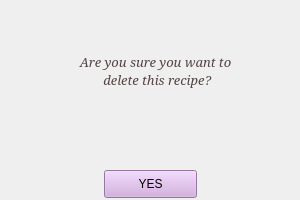
<?xml version="1.0" encoding="UTF-8"?>
<ui version="4.0">
 <class>DeleteDialog</class>
 <widget class="QWidget" name="DeleteDialog">
  <property name="geometry">
   <rect>
    <x>0</x>
    <y>0</y>
    <width>300</width>
    <height>200</height>
   </rect>
  </property>
  <property name="windowTitle">
   <string>DeleteDialog</string>
  </property>
  <widget class="QPushButton" name="yesdelete">
   <property name="geometry">
    <rect>
     <x>104</x>
     <y>170</y>
     <width>93</width>
     <height>28</height>
    </rect>
   </property>
   <property name="styleSheet">
    <string notr="true">QPushButton {
	background-color: #CFA7DE;
}</string>
   </property>
   <property name="text">
    <string>YES</string>
   </property>
  </widget>
  <widget class="QLabel" name="label">
   <property name="geometry">
    <rect>
     <x>40</x>
     <y>20</y>
     <width>231</width>
     <height>101</height>
    </rect>
   </property>
   <property name="sizePolicy">
    <sizepolicy hsizetype="Preferred" vsizetype="MinimumExpanding">
     <horstretch>0</horstretch>
     <verstretch>0</verstretch>
    </sizepolicy>
   </property>
   <property name="font">
    <font>
     <family>Elephant</family>
     <pointsize>10</pointsize>
     <italic>true</italic>
    </font>
   </property>
   <property name="layoutDirection">
    <enum>Qt::RightToLeft</enum>
   </property>
   <property name="styleSheet">
    <string notr="true">QLabel {
	color: #544242;
}</string>
   </property>
   <property name="text">
    <string>Are you sure you want to
 delete this recipe?</string>
   </property>
   <property name="alignment">
    <set>Qt::AlignCenter</set>
   </property>
  </widget>
 </widget>
 <layoutdefault spacing="6" margin="11"/>
 <resources/>
 <connections/>
</ui>
